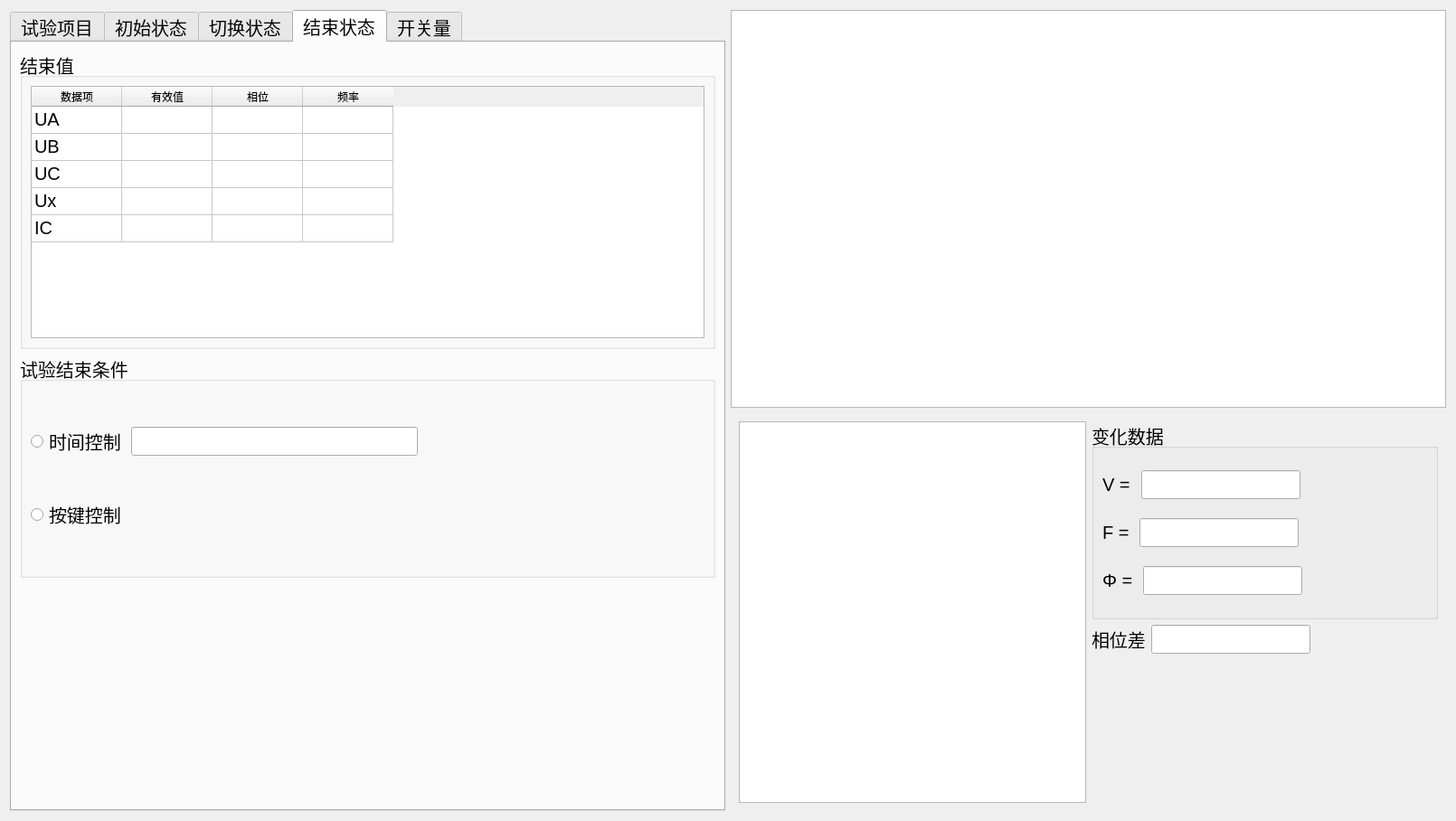
<?xml version="1.0" encoding="UTF-8"?>
<ui version="4.0">
 <class>ui_020</class>
 <widget class="QWidget" name="ui_020">
  <property name="geometry">
   <rect>
    <x>0</x>
    <y>0</y>
    <width>1610</width>
    <height>908</height>
   </rect>
  </property>
  <property name="font">
   <font>
    <pointsize>15</pointsize>
   </font>
  </property>
  <property name="windowTitle">
   <string>Form</string>
  </property>
  <layout class="QHBoxLayout" name="horizontalLayout_30">
   <item>
    <widget class="QTabWidget" name="tabWidget">
     <property name="currentIndex">
      <number>3</number>
     </property>
     <widget class="QWidget" name="tab_syxm">
      <attribute name="title">
       <string>试验项目</string>
      </attribute>
      <layout class="QVBoxLayout" name="verticalLayout_3" stretch="4,4,1">
       <item>
        <widget class="QGroupBox" name="groupBox">
         <property name="title">
          <string>试验项目</string>
         </property>
         <layout class="QVBoxLayout" name="verticalLayout_2">
          <item>
           <widget class="QComboBox" name="comboBox"/>
          </item>
          <item>
           <widget class="Line" name="line">
            <property name="orientation">
             <enum>Qt::Horizontal</enum>
            </property>
           </widget>
          </item>
          <item>
           <layout class="QVBoxLayout" name="verticalLayout">
            <item>
             <widget class="QRadioButton" name="radioButton">
              <property name="text">
               <string>4路电压试验</string>
              </property>
             </widget>
            </item>
            <item>
             <widget class="QRadioButton" name="radioButton_2">
              <property name="text">
               <string>6路电压试验</string>
              </property>
             </widget>
            </item>
           </layout>
          </item>
         </layout>
        </widget>
       </item>
       <item>
        <widget class="QTextBrowser" name="textBrowser">
         <property name="html">
          <string>&lt;!DOCTYPE HTML PUBLIC &quot;-//W3C//DTD HTML 4.0//EN&quot; &quot;http://www.w3.org/TR/REC-html40/strict.dtd&quot;&gt;
&lt;html&gt;&lt;head&gt;&lt;meta name=&quot;qrichtext&quot; content=&quot;1&quot; /&gt;&lt;meta charset=&quot;utf-8&quot; /&gt;&lt;style type=&quot;text/css&quot;&gt;
p, li { white-space: pre-wrap; }
hr { height: 1px; border-width: 0; }
li.unchecked::marker { content: &quot;\2610&quot;; }
li.checked::marker { content: &quot;\2612&quot;; }
&lt;/style&gt;&lt;/head&gt;&lt;body style=&quot; font-family:'Microsoft YaHei UI'; font-size:15pt; font-weight:400; font-style:normal;&quot;&gt;
&lt;p style=&quot; margin-top:0px; margin-bottom:0px; margin-left:0px; margin-right:0px; -qt-block-indent:0; text-indent:0px;&quot;&gt;&lt;span style=&quot; font-size:12pt;&quot;&gt;1、4路电压试验：&lt;/span&gt;&lt;/p&gt;
&lt;p style=&quot; margin-top:0px; margin-bottom:0px; margin-left:0px; margin-right:0px; -qt-block-indent:0; text-indent:0px;&quot;&gt;&lt;span style=&quot; font-size:12pt;&quot;&gt;	请选择UA、UB、UC作为厂用母线电压&lt;/span&gt;&lt;/p&gt;
&lt;p style=&quot; margin-top:0px; margin-bottom:0px; margin-left:0px; margin-right:0px; -qt-block-indent:0; text-indent:0px;&quot;&gt;&lt;span style=&quot; font-size:12pt;&quot;&gt;	Ux作为工作分支或备用分支电压&lt;/span&gt;&lt;/p&gt;
&lt;p style=&quot; margin-top:0px; margin-bottom:0px; margin-left:0px; margin-right:0px; -qt-block-indent:0; text-indent:0px;&quot;&gt;&lt;span style=&quot; font-size:12pt;&quot;&gt;	IC作为工作分支或备用分支电流&lt;/span&gt;&lt;/p&gt;
&lt;p style=&quot; margin-top:0px; margin-bottom:0px; margin-left:0px; margin-right:0px; -qt-block-indent:0; text-indent:0px;&quot;&gt;&lt;span style=&quot; font-size:12pt;&quot;&gt;2、6路电压试验：&lt;/span&gt;&lt;/p&gt;
&lt;p style=&quot; margin-top:0px; margin-bottom:0px; margin-left:0px; margin-right:0px; -qt-block-indent:0; text-indent:0px;&quot;&gt;&lt;span style=&quot; font-size:12pt;&quot;&gt;	请选择UA、UB、UC作为厂用母线电压&lt;/span&gt;&lt;/p&gt;
&lt;p style=&quot; margin-top:0px; margin-bottom:0px; margin-left:0px; margin-right:0px; -qt-block-indent:0; text-indent:0px;&quot;&gt;&lt;span style=&quot; font-size:12pt;&quot;&gt;	Ua、Ub、Uc作为工作分支或备用分支电压&lt;/span&gt;&lt;/p&gt;
&lt;p style=&quot; margin-top:0px; margin-bottom:0px; margin-left:0px; margin-right:0px; -qt-block-indent:0; text-indent:0px;&quot;&gt;&lt;span style=&quot; font-size:12pt;&quot;&gt;	IC作为工作分支或备用分支电流&lt;/span&gt;&lt;/p&gt;&lt;/body&gt;&lt;/html&gt;</string>
         </property>
        </widget>
       </item>
       <item>
        <spacer name="verticalSpacer">
         <property name="orientation">
          <enum>Qt::Vertical</enum>
         </property>
         <property name="sizeHint" stdset="0">
          <size>
           <width>20</width>
           <height>88</height>
          </size>
         </property>
        </spacer>
       </item>
      </layout>
     </widget>
     <widget class="QWidget" name="tab_cszt">
      <attribute name="title">
       <string>初始状态</string>
      </attribute>
      <layout class="QVBoxLayout" name="verticalLayout_7" stretch="1,1">
       <item>
        <widget class="QGroupBox" name="groupBox_2">
         <property name="title">
          <string>初始值</string>
         </property>
         <layout class="QHBoxLayout" name="horizontalLayout">
          <item>
           <widget class="QTableWidget" name="tb_cszt_1">
            <property name="rowCount">
             <number>5</number>
            </property>
            <attribute name="verticalHeaderVisible">
             <bool>false</bool>
            </attribute>
            <row/>
            <row/>
            <row/>
            <row/>
            <row/>
            <column>
             <property name="text">
              <string>数据项</string>
             </property>
            </column>
            <column>
             <property name="text">
              <string>有效值</string>
             </property>
            </column>
            <column>
             <property name="text">
              <string>相位</string>
             </property>
            </column>
            <column>
             <property name="text">
              <string>频率</string>
             </property>
            </column>
            <item row="0" column="0">
             <property name="text">
              <string>UA</string>
             </property>
            </item>
            <item row="0" column="3">
             <property name="text">
              <string/>
             </property>
            </item>
            <item row="1" column="0">
             <property name="text">
              <string>UB</string>
             </property>
            </item>
            <item row="1" column="3">
             <property name="text">
              <string/>
             </property>
            </item>
            <item row="2" column="0">
             <property name="text">
              <string>UC</string>
             </property>
            </item>
            <item row="3" column="0">
             <property name="text">
              <string>Ux</string>
             </property>
            </item>
            <item row="4" column="0">
             <property name="text">
              <string>IC</string>
             </property>
            </item>
           </widget>
          </item>
         </layout>
        </widget>
       </item>
       <item>
        <layout class="QHBoxLayout" name="horizontalLayout_7">
         <item>
          <widget class="QGroupBox" name="groupBox_3">
           <property name="title">
            <string>电压、电流、闭锁信号设置</string>
           </property>
           <layout class="QHBoxLayout" name="horizontalLayout_2">
            <item>
             <widget class="QTableWidget" name="tb_cszt_2">
              <property name="rowCount">
               <number>6</number>
              </property>
              <attribute name="verticalHeaderVisible">
               <bool>false</bool>
              </attribute>
              <row/>
              <row/>
              <row/>
              <row/>
              <row/>
              <row/>
              <column>
               <property name="text">
                <string>数据项</string>
               </property>
              </column>
              <column>
               <property name="text">
                <string>工作状态选择</string>
               </property>
              </column>
              <item row="0" column="0">
               <property name="text">
                <string>UAUBUC</string>
               </property>
              </item>
              <item row="1" column="0">
               <property name="text">
                <string>Ux</string>
               </property>
              </item>
              <item row="2" column="0">
               <property name="text">
                <string>IC</string>
               </property>
              </item>
              <item row="3" column="0">
               <property name="text">
                <string>开出6</string>
               </property>
              </item>
              <item row="4" column="0">
               <property name="text">
                <string>开出7</string>
               </property>
              </item>
              <item row="5" column="0">
               <property name="text">
                <string>开出8</string>
               </property>
              </item>
             </widget>
            </item>
           </layout>
          </widget>
         </item>
         <item>
          <widget class="QGroupBox" name="groupBox_4">
           <property name="title">
            <string>启动快切</string>
           </property>
           <layout class="QVBoxLayout" name="verticalLayout_6">
            <item>
             <layout class="QVBoxLayout" name="verticalLayout_4">
              <item>
               <layout class="QHBoxLayout" name="horizontalLayout_3">
                <item>
                 <widget class="QRadioButton" name="radioButton_3">
                  <property name="text">
                   <string>RadioButton</string>
                  </property>
                 </widget>
                </item>
                <item>
                 <spacer name="horizontalSpacer">
                  <property name="orientation">
                   <enum>Qt::Horizontal</enum>
                  </property>
                  <property name="sizeHint" stdset="0">
                   <size>
                    <width>40</width>
                    <height>20</height>
                   </size>
                  </property>
                 </spacer>
                </item>
               </layout>
              </item>
              <item>
               <layout class="QHBoxLayout" name="horizontalLayout_4">
                <item>
                 <spacer name="horizontalSpacer_2">
                  <property name="orientation">
                   <enum>Qt::Horizontal</enum>
                  </property>
                  <property name="sizeHint" stdset="0">
                   <size>
                    <width>40</width>
                    <height>20</height>
                   </size>
                  </property>
                 </spacer>
                </item>
                <item>
                 <widget class="QLineEdit" name="lineEdit"/>
                </item>
                <item>
                 <spacer name="horizontalSpacer_3">
                  <property name="orientation">
                   <enum>Qt::Horizontal</enum>
                  </property>
                  <property name="sizeHint" stdset="0">
                   <size>
                    <width>40</width>
                    <height>20</height>
                   </size>
                  </property>
                 </spacer>
                </item>
               </layout>
              </item>
             </layout>
            </item>
            <item>
             <layout class="QVBoxLayout" name="verticalLayout_5">
              <item>
               <layout class="QHBoxLayout" name="horizontalLayout_5">
                <item>
                 <widget class="QRadioButton" name="radioButton_4">
                  <property name="text">
                   <string>RadioButton</string>
                  </property>
                 </widget>
                </item>
                <item>
                 <spacer name="horizontalSpacer_4">
                  <property name="orientation">
                   <enum>Qt::Horizontal</enum>
                  </property>
                  <property name="sizeHint" stdset="0">
                   <size>
                    <width>40</width>
                    <height>20</height>
                   </size>
                  </property>
                 </spacer>
                </item>
               </layout>
              </item>
              <item>
               <layout class="QHBoxLayout" name="horizontalLayout_6">
                <item>
                 <spacer name="horizontalSpacer_5">
                  <property name="orientation">
                   <enum>Qt::Horizontal</enum>
                  </property>
                  <property name="sizeHint" stdset="0">
                   <size>
                    <width>40</width>
                    <height>20</height>
                   </size>
                  </property>
                 </spacer>
                </item>
                <item>
                 <widget class="QComboBox" name="comboBox_2"/>
                </item>
                <item>
                 <spacer name="horizontalSpacer_6">
                  <property name="orientation">
                   <enum>Qt::Horizontal</enum>
                  </property>
                  <property name="sizeHint" stdset="0">
                   <size>
                    <width>40</width>
                    <height>20</height>
                   </size>
                  </property>
                 </spacer>
                </item>
               </layout>
              </item>
             </layout>
            </item>
            <item>
             <widget class="QRadioButton" name="radioButton_5">
              <property name="text">
               <string>RadioButton</string>
              </property>
             </widget>
            </item>
           </layout>
          </widget>
         </item>
        </layout>
       </item>
      </layout>
     </widget>
     <widget class="QWidget" name="tab_qhzt">
      <attribute name="title">
       <string>切换状态</string>
      </attribute>
      <layout class="QVBoxLayout" name="verticalLayout_12" stretch="2,3">
       <item>
        <widget class="QGroupBox" name="groupBox_5">
         <property name="title">
          <string>切换值</string>
         </property>
         <layout class="QHBoxLayout" name="horizontalLayout_8">
          <item>
           <widget class="QTableWidget" name="tb_qhzt_1">
            <property name="rowCount">
             <number>5</number>
            </property>
            <attribute name="verticalHeaderVisible">
             <bool>false</bool>
            </attribute>
            <row/>
            <row/>
            <row/>
            <row/>
            <row/>
            <column>
             <property name="text">
              <string>数据项</string>
             </property>
            </column>
            <column>
             <property name="text">
              <string>有效值</string>
             </property>
            </column>
            <column>
             <property name="text">
              <string>相位</string>
             </property>
            </column>
            <column>
             <property name="text">
              <string>频率</string>
             </property>
            </column>
            <item row="0" column="0">
             <property name="text">
              <string>UA</string>
             </property>
            </item>
            <item row="0" column="3">
             <property name="text">
              <string/>
             </property>
            </item>
            <item row="1" column="0">
             <property name="text">
              <string>UB</string>
             </property>
            </item>
            <item row="1" column="3">
             <property name="text">
              <string/>
             </property>
            </item>
            <item row="2" column="0">
             <property name="text">
              <string>UC</string>
             </property>
            </item>
            <item row="3" column="0">
             <property name="text">
              <string>Ux</string>
             </property>
            </item>
            <item row="4" column="0">
             <property name="text">
              <string>IC</string>
             </property>
            </item>
           </widget>
          </item>
         </layout>
        </widget>
       </item>
       <item>
        <layout class="QHBoxLayout" name="horizontalLayout_15">
         <item>
          <layout class="QVBoxLayout" name="verticalLayout_8">
           <item>
            <widget class="QGroupBox" name="groupBox_6">
             <property name="title">
              <string>UABC幅值、频率变换</string>
             </property>
             <property name="checkable">
              <bool>true</bool>
             </property>
             <property name="checked">
              <bool>true</bool>
             </property>
             <layout class="QHBoxLayout" name="horizontalLayout_9">
              <item>
               <widget class="QTableWidget" name="tb_qhzt_2">
                <property name="rowCount">
                 <number>2</number>
                </property>
                <attribute name="verticalHeaderVisible">
                 <bool>false</bool>
                </attribute>
                <row/>
                <row/>
                <column>
                 <property name="text">
                  <string/>
                 </property>
                </column>
                <column>
                 <property name="text">
                  <string>控制量</string>
                 </property>
                </column>
                <column>
                 <property name="text">
                  <string>变化终值</string>
                 </property>
                </column>
                <item row="0" column="0">
                 <property name="text">
                  <string>df/dt</string>
                 </property>
                </item>
                <item row="1" column="0">
                 <property name="text">
                  <string>dv/dt</string>
                 </property>
                </item>
               </widget>
              </item>
             </layout>
            </widget>
           </item>
           <item>
            <widget class="QGroupBox" name="groupBox_7">
             <property name="title">
              <string>动作时间</string>
             </property>
             <layout class="QHBoxLayout" name="horizontalLayout_10">
              <item>
               <widget class="QTableWidget" name="tb_qhzt_3">
                <attribute name="verticalHeaderVisible">
                 <bool>false</bool>
                </attribute>
                <column>
                 <property name="text">
                  <string>序号</string>
                 </property>
                </column>
                <column>
                 <property name="text">
                  <string>开关量</string>
                 </property>
                </column>
                <column>
                 <property name="text">
                  <string>动作</string>
                 </property>
                </column>
                <column>
                 <property name="text">
                  <string>动作时间</string>
                 </property>
                </column>
                <column>
                 <property name="text">
                  <string>△t</string>
                 </property>
                </column>
                <column>
                 <property name="text">
                  <string>F</string>
                 </property>
                </column>
                <column>
                 <property name="text">
                  <string>V</string>
                 </property>
                </column>
                <column>
                 <property name="text">
                  <string>Φ</string>
                 </property>
                </column>
               </widget>
              </item>
             </layout>
            </widget>
           </item>
          </layout>
         </item>
         <item>
          <widget class="QGroupBox" name="groupBox_8">
           <property name="title">
            <string>快切完毕条件</string>
           </property>
           <layout class="QVBoxLayout" name="verticalLayout_9">
            <item>
             <layout class="QVBoxLayout" name="verticalLayout_10">
              <item>
               <layout class="QHBoxLayout" name="horizontalLayout_11">
                <item>
                 <widget class="QRadioButton" name="radioButton_6">
                  <property name="text">
                   <string>时间控制</string>
                  </property>
                 </widget>
                </item>
                <item>
                 <spacer name="horizontalSpacer_7">
                  <property name="orientation">
                   <enum>Qt::Horizontal</enum>
                  </property>
                  <property name="sizeHint" stdset="0">
                   <size>
                    <width>40</width>
                    <height>20</height>
                   </size>
                  </property>
                 </spacer>
                </item>
               </layout>
              </item>
              <item>
               <layout class="QHBoxLayout" name="horizontalLayout_12">
                <item>
                 <spacer name="horizontalSpacer_8">
                  <property name="orientation">
                   <enum>Qt::Horizontal</enum>
                  </property>
                  <property name="sizeHint" stdset="0">
                   <size>
                    <width>40</width>
                    <height>20</height>
                   </size>
                  </property>
                 </spacer>
                </item>
                <item>
                 <widget class="QLineEdit" name="lineEdit_2"/>
                </item>
                <item>
                 <spacer name="horizontalSpacer_9">
                  <property name="orientation">
                   <enum>Qt::Horizontal</enum>
                  </property>
                  <property name="sizeHint" stdset="0">
                   <size>
                    <width>40</width>
                    <height>20</height>
                   </size>
                  </property>
                 </spacer>
                </item>
               </layout>
              </item>
             </layout>
            </item>
            <item>
             <layout class="QVBoxLayout" name="verticalLayout_11">
              <item>
               <layout class="QHBoxLayout" name="horizontalLayout_13">
                <item>
                 <widget class="QRadioButton" name="radioButton_7">
                  <property name="text">
                   <string>DL动作</string>
                  </property>
                 </widget>
                </item>
                <item>
                 <spacer name="horizontalSpacer_10">
                  <property name="orientation">
                   <enum>Qt::Horizontal</enum>
                  </property>
                  <property name="sizeHint" stdset="0">
                   <size>
                    <width>40</width>
                    <height>20</height>
                   </size>
                  </property>
                 </spacer>
                </item>
               </layout>
              </item>
              <item>
               <layout class="QHBoxLayout" name="horizontalLayout_14">
                <item>
                 <spacer name="horizontalSpacer_11">
                  <property name="orientation">
                   <enum>Qt::Horizontal</enum>
                  </property>
                  <property name="sizeHint" stdset="0">
                   <size>
                    <width>40</width>
                    <height>20</height>
                   </size>
                  </property>
                 </spacer>
                </item>
                <item>
                 <widget class="QComboBox" name="comboBox_3"/>
                </item>
                <item>
                 <spacer name="horizontalSpacer_12">
                  <property name="orientation">
                   <enum>Qt::Horizontal</enum>
                  </property>
                  <property name="sizeHint" stdset="0">
                   <size>
                    <width>40</width>
                    <height>20</height>
                   </size>
                  </property>
                 </spacer>
                </item>
               </layout>
              </item>
             </layout>
            </item>
            <item>
             <widget class="QRadioButton" name="radioButton_8">
              <property name="text">
               <string>按键控制</string>
              </property>
             </widget>
            </item>
           </layout>
          </widget>
         </item>
        </layout>
       </item>
      </layout>
     </widget>
     <widget class="QWidget" name="tab_jszt">
      <attribute name="title">
       <string>结束状态</string>
      </attribute>
      <layout class="QVBoxLayout" name="verticalLayout_14" stretch="4,3,3">
       <item>
        <widget class="QGroupBox" name="groupBox_9">
         <property name="title">
          <string>结束值</string>
         </property>
         <layout class="QHBoxLayout" name="horizontalLayout_16">
          <item>
           <widget class="QTableWidget" name="tb_jszt_1">
            <property name="rowCount">
             <number>5</number>
            </property>
            <attribute name="verticalHeaderVisible">
             <bool>false</bool>
            </attribute>
            <row/>
            <row/>
            <row/>
            <row/>
            <row/>
            <column>
             <property name="text">
              <string>数据项</string>
             </property>
            </column>
            <column>
             <property name="text">
              <string>有效值</string>
             </property>
            </column>
            <column>
             <property name="text">
              <string>相位</string>
             </property>
            </column>
            <column>
             <property name="text">
              <string>频率</string>
             </property>
            </column>
            <item row="0" column="0">
             <property name="text">
              <string>UA</string>
             </property>
            </item>
            <item row="0" column="3">
             <property name="text">
              <string/>
             </property>
            </item>
            <item row="1" column="0">
             <property name="text">
              <string>UB</string>
             </property>
            </item>
            <item row="1" column="3">
             <property name="text">
              <string/>
             </property>
            </item>
            <item row="2" column="0">
             <property name="text">
              <string>UC</string>
             </property>
            </item>
            <item row="3" column="0">
             <property name="text">
              <string>Ux</string>
             </property>
            </item>
            <item row="4" column="0">
             <property name="text">
              <string>IC</string>
             </property>
            </item>
           </widget>
          </item>
         </layout>
        </widget>
       </item>
       <item>
        <widget class="QGroupBox" name="groupBox_10">
         <property name="title">
          <string>试验结束条件</string>
         </property>
         <layout class="QVBoxLayout" name="verticalLayout_13">
          <item>
           <layout class="QHBoxLayout" name="horizontalLayout_17">
            <item>
             <widget class="QRadioButton" name="radioButton_9">
              <property name="text">
               <string>时间控制</string>
              </property>
             </widget>
            </item>
            <item>
             <widget class="QLineEdit" name="lineEdit_3"/>
            </item>
            <item>
             <spacer name="horizontalSpacer_13">
              <property name="orientation">
               <enum>Qt::Horizontal</enum>
              </property>
              <property name="sizeHint" stdset="0">
               <size>
                <width>40</width>
                <height>20</height>
               </size>
              </property>
             </spacer>
            </item>
           </layout>
          </item>
          <item>
           <layout class="QHBoxLayout" name="horizontalLayout_18">
            <item>
             <widget class="QRadioButton" name="radioButton_10">
              <property name="text">
               <string>按键控制</string>
              </property>
             </widget>
            </item>
            <item>
             <spacer name="horizontalSpacer_14">
              <property name="orientation">
               <enum>Qt::Horizontal</enum>
              </property>
              <property name="sizeHint" stdset="0">
               <size>
                <width>40</width>
                <height>20</height>
               </size>
              </property>
             </spacer>
            </item>
           </layout>
          </item>
         </layout>
        </widget>
       </item>
       <item>
        <spacer name="verticalSpacer_2">
         <property name="orientation">
          <enum>Qt::Vertical</enum>
         </property>
         <property name="sizeHint" stdset="0">
          <size>
           <width>20</width>
           <height>244</height>
          </size>
         </property>
        </spacer>
       </item>
      </layout>
     </widget>
     <widget class="QWidget" name="tab_kgl">
      <attribute name="title">
       <string>开关量</string>
      </attribute>
      <layout class="QVBoxLayout" name="verticalLayout_17" stretch="0,1,1,2,1">
       <item>
        <widget class="QGroupBox" name="groupBox_11">
         <property name="title">
          <string>开入开出量状态</string>
         </property>
         <layout class="QVBoxLayout" name="verticalLayout_15" stretch="1,1,1,1,1,1,1">
          <item>
           <widget class="QCheckBox" name="checkBox">
            <property name="text">
             <string>开入A、a作DL1的跳合闸信号
开出1作DL1的位置信号</string>
            </property>
           </widget>
          </item>
          <item>
           <widget class="QCheckBox" name="checkBox_2">
            <property name="text">
             <string>开入B、b作DL2的跳合闸信号
开出2作DL2的位置信号</string>
            </property>
           </widget>
          </item>
          <item>
           <widget class="QCheckBox" name="checkBox_3">
            <property name="text">
             <string>开入C、c作DL3的跳合闸信号
开出3作DL3的位置信号</string>
            </property>
           </widget>
          </item>
          <item>
           <layout class="QHBoxLayout" name="horizontalLayout_19" stretch="3,0,1">
            <property name="spacing">
             <number>0</number>
            </property>
            <item>
             <widget class="QCheckBox" name="checkBox_4">
              <property name="text">
               <string>开出4作事件启动信号，延时</string>
              </property>
             </widget>
            </item>
            <item>
             <widget class="QLineEdit" name="lineEdit_4">
              <property name="maximumSize">
               <size>
                <width>16777215</width>
                <height>40</height>
               </size>
              </property>
             </widget>
            </item>
            <item>
             <widget class="QLabel" name="label">
              <property name="maximumSize">
               <size>
                <width>16777215</width>
                <height>40</height>
               </size>
              </property>
              <property name="text">
               <string>闭合</string>
              </property>
             </widget>
            </item>
           </layout>
          </item>
          <item>
           <widget class="QCheckBox" name="checkBox_5">
            <property name="text">
             <string>开出6作DL1的检修闭锁信号</string>
            </property>
           </widget>
          </item>
          <item>
           <widget class="QCheckBox" name="checkBox_6">
            <property name="text">
             <string>开出7作DL2的检修闭锁信号</string>
            </property>
           </widget>
          </item>
          <item>
           <widget class="QCheckBox" name="checkBox_7">
            <property name="text">
             <string>开出8作DL3的检修闭锁信号</string>
            </property>
           </widget>
          </item>
         </layout>
        </widget>
       </item>
       <item>
        <layout class="QHBoxLayout" name="horizontalLayout_21">
         <item>
          <widget class="QGroupBox" name="groupBox_12">
           <property name="title">
            <string>输出逻辑</string>
           </property>
           <layout class="QHBoxLayout" name="horizontalLayout_20">
            <item>
             <widget class="QComboBox" name="comboBox_4"/>
            </item>
           </layout>
          </widget>
         </item>
         <item>
          <spacer name="horizontalSpacer_15">
           <property name="orientation">
            <enum>Qt::Horizontal</enum>
           </property>
           <property name="sizeHint" stdset="0">
            <size>
             <width>40</width>
             <height>20</height>
            </size>
           </property>
          </spacer>
         </item>
        </layout>
       </item>
       <item>
        <widget class="Line" name="line_2">
         <property name="orientation">
          <enum>Qt::Horizontal</enum>
         </property>
        </widget>
       </item>
       <item>
        <layout class="QVBoxLayout" name="verticalLayout_16">
         <item>
          <widget class="QCheckBox" name="checkBox_8">
           <property name="text">
            <string>试验时DL的跳合闸信号控制DL位置信号变化</string>
           </property>
          </widget>
         </item>
         <item>
          <layout class="QHBoxLayout" name="horizontalLayout_22" stretch="2,2,1">
           <item>
            <widget class="QLabel" name="label_2">
             <property name="text">
              <string>Dl跳闸延时</string>
             </property>
             <property name="alignment">
              <set>Qt::AlignCenter</set>
             </property>
            </widget>
           </item>
           <item>
            <widget class="QLineEdit" name="lineEdit_5"/>
           </item>
           <item>
            <spacer name="horizontalSpacer_17">
             <property name="orientation">
              <enum>Qt::Horizontal</enum>
             </property>
             <property name="sizeHint" stdset="0">
              <size>
               <width>40</width>
               <height>20</height>
              </size>
             </property>
            </spacer>
           </item>
          </layout>
         </item>
         <item>
          <layout class="QHBoxLayout" name="horizontalLayout_23" stretch="2,2,1">
           <item>
            <widget class="QLabel" name="label_3">
             <property name="text">
              <string>DL合闸延时</string>
             </property>
             <property name="alignment">
              <set>Qt::AlignCenter</set>
             </property>
            </widget>
           </item>
           <item>
            <widget class="QLineEdit" name="lineEdit_6"/>
           </item>
           <item>
            <spacer name="horizontalSpacer_19">
             <property name="orientation">
              <enum>Qt::Horizontal</enum>
             </property>
             <property name="sizeHint" stdset="0">
              <size>
               <width>40</width>
               <height>20</height>
              </size>
             </property>
            </spacer>
           </item>
          </layout>
         </item>
        </layout>
       </item>
       <item>
        <layout class="QHBoxLayout" name="horizontalLayout_24" stretch="3,2">
         <item>
          <widget class="QComboBox" name="comboBox_5"/>
         </item>
         <item>
          <spacer name="horizontalSpacer_20">
           <property name="orientation">
            <enum>Qt::Horizontal</enum>
           </property>
           <property name="sizeHint" stdset="0">
            <size>
             <width>40</width>
             <height>20</height>
            </size>
           </property>
          </spacer>
         </item>
        </layout>
       </item>
      </layout>
     </widget>
    </widget>
   </item>
   <item>
    <layout class="QVBoxLayout" name="verticalLayout_20">
     <item>
      <widget class="QTableWidget" name="tableWidget"/>
     </item>
     <item>
      <widget class="QWidget" name="widget" native="true">
       <layout class="QHBoxLayout" name="horizontalLayout_29">
        <item>
         <widget class="QTableWidget" name="tableWidget_2"/>
        </item>
        <item>
         <layout class="QVBoxLayout" name="verticalLayout_19" stretch="4,1,3">
          <item>
           <widget class="QGroupBox" name="groupBox_13">
            <property name="title">
             <string>变化数据</string>
            </property>
            <layout class="QVBoxLayout" name="verticalLayout_18">
             <item>
              <layout class="QHBoxLayout" name="horizontalLayout_25">
               <item>
                <widget class="QLabel" name="label_4">
                 <property name="text">
                  <string>V = </string>
                 </property>
                </widget>
               </item>
               <item>
                <widget class="QLineEdit" name="lineEdit_7"/>
               </item>
               <item>
                <spacer name="horizontalSpacer_21">
                 <property name="orientation">
                  <enum>Qt::Horizontal</enum>
                 </property>
                 <property name="sizeHint" stdset="0">
                  <size>
                   <width>40</width>
                   <height>20</height>
                  </size>
                 </property>
                </spacer>
               </item>
              </layout>
             </item>
             <item>
              <layout class="QHBoxLayout" name="horizontalLayout_26">
               <item>
                <widget class="QLabel" name="label_5">
                 <property name="text">
                  <string>F = </string>
                 </property>
                </widget>
               </item>
               <item>
                <widget class="QLineEdit" name="lineEdit_8"/>
               </item>
               <item>
                <spacer name="horizontalSpacer_22">
                 <property name="orientation">
                  <enum>Qt::Horizontal</enum>
                 </property>
                 <property name="sizeHint" stdset="0">
                  <size>
                   <width>40</width>
                   <height>20</height>
                  </size>
                 </property>
                </spacer>
               </item>
              </layout>
             </item>
             <item>
              <layout class="QHBoxLayout" name="horizontalLayout_27">
               <item>
                <widget class="QLabel" name="label_6">
                 <property name="text">
                  <string>Φ = </string>
                 </property>
                </widget>
               </item>
               <item>
                <widget class="QLineEdit" name="lineEdit_9"/>
               </item>
               <item>
                <spacer name="horizontalSpacer_23">
                 <property name="orientation">
                  <enum>Qt::Horizontal</enum>
                 </property>
                 <property name="sizeHint" stdset="0">
                  <size>
                   <width>40</width>
                   <height>20</height>
                  </size>
                 </property>
                </spacer>
               </item>
              </layout>
             </item>
            </layout>
           </widget>
          </item>
          <item>
           <layout class="QHBoxLayout" name="horizontalLayout_28">
            <item>
             <widget class="QLabel" name="label_7">
              <property name="text">
               <string>相位差</string>
              </property>
             </widget>
            </item>
            <item>
             <widget class="QLineEdit" name="lineEdit_10"/>
            </item>
            <item>
             <spacer name="horizontalSpacer_24">
              <property name="orientation">
               <enum>Qt::Horizontal</enum>
              </property>
              <property name="sizeHint" stdset="0">
               <size>
                <width>40</width>
                <height>20</height>
               </size>
              </property>
             </spacer>
            </item>
           </layout>
          </item>
          <item>
           <spacer name="verticalSpacer_3">
            <property name="orientation">
             <enum>Qt::Vertical</enum>
            </property>
            <property name="sizeHint" stdset="0">
             <size>
              <width>20</width>
              <height>40</height>
             </size>
            </property>
           </spacer>
          </item>
         </layout>
        </item>
       </layout>
      </widget>
     </item>
    </layout>
   </item>
  </layout>
 </widget>
 <resources/>
 <connections/>
</ui>
